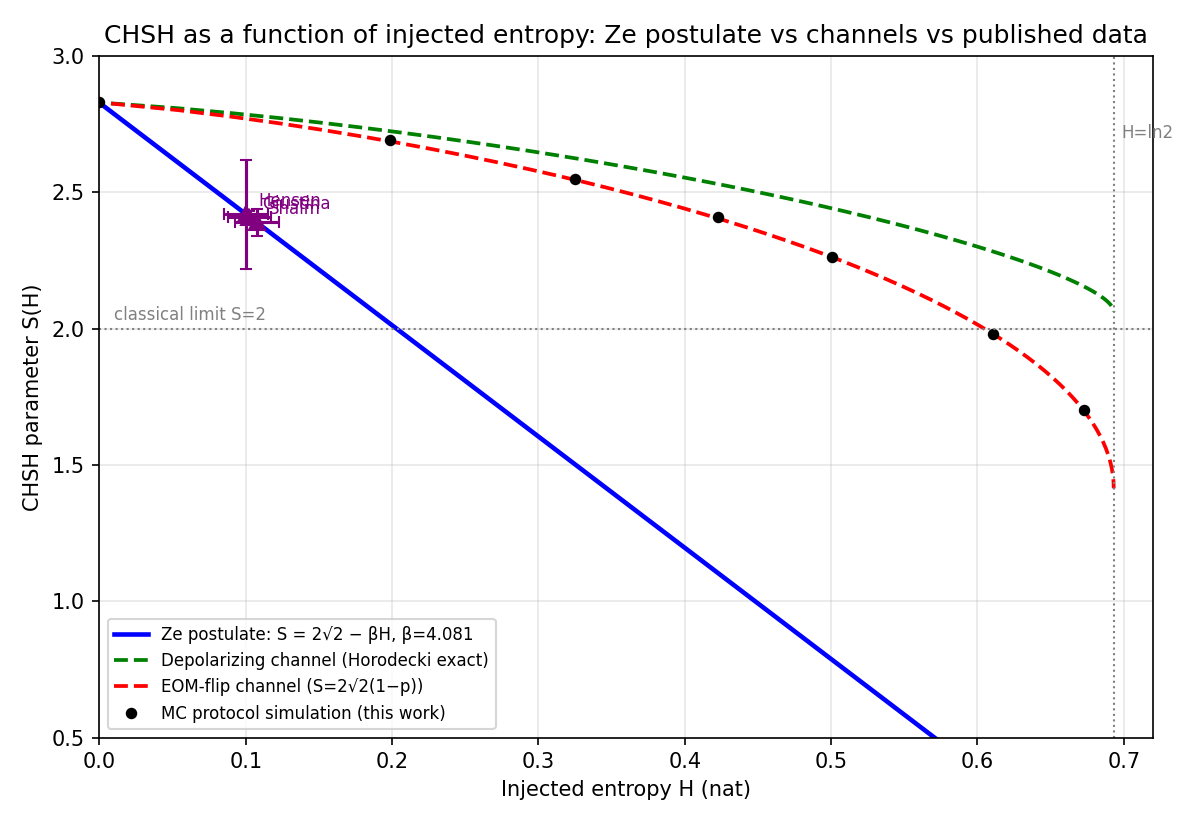

Reproduce this figure in Python.
#!/usr/bin/env python3
# -*- coding: utf-8 -*-
"""
Ze_CHSH numerical validation (2026-10-15)
=========================================
Собственные вычисления на основе ЧУЖИХ данных для статьи «A Falsifiable Prediction
for CHSH Violation as a Function of Injected Entropy».

Что делает:
1. Монте-Карло симуляция протокола §4: синглет |Psi->, настройки {0,45,22.5,67.5},
   на одном плече с вероятностью p EOM «сбрасывает» фотон в случайную поляризацию
   (классическая энтропия H = -p ln p -(1-p)ln(1-p)). Считаем S(p) и S(H).
2. Сравнение трёх моделей в координатах (H, S):
   (a) Ze-постулат:    S = 2√2 − βH, β = 2√2/ln2
   (b) EOM-канал:      S = 2√2(1 − p(H))  (симуляция протокола)
   (c) деполяризация:  S = 2√(1 + C(p)²), C(p) = max(0, 1−3p/2)  (Werner-смесь, точный Хородецки)
3. Анализ ЧУЖИХ данных loophole-free Bell-тестов:
   Hensen 2015 S=2.42±0.20; Giustina 2015 S=2.41±0.02; Shalm 2015 S=2.39±0.05
   -> H_Ze = (2√2 − S)/β  (соответствующая «естественная» энтропия по Ze)
4. Фигура PNG + таблица.
"""
import numpy as np
import matplotlib
matplotlib.use("Agg")
import matplotlib.pyplot as plt

LN2 = np.log(2)
BETA = 2*np.sqrt(2)/LN2          # Ze postulate 4.082
SQ2 = np.sqrt(2)

# --- CHSH settings (angles in rad): Alice {0,45}, Bob {22.5,67.5} ---
A = [0.0, np.pi/4]
B = [np.pi/8, 3*np.pi/8]

# CHSH sign scheme that yields +2√2 for the singlet: S = |E00 − E01 + E10 + E11|
SIGNS = [+1.0, -1.0, +1.0, +1.0]
PAIRS = [(0,0),(0,1),(1,0),(1,1)]

def chsh_simulate(p, shots=400_000, seed=0):
    """Monte-Carlo quantum protocol: singlet |Psi->, EOM-flip on Bob with prob p.
    Honest quantum measurement: r_B = -r_A with prob cos^2(a-b) (singlet), else +r_A.
    EOM flip: with prob p, r_B becomes an independent random bit (information erased)."""
    rng = np.random.default_rng(seed)
    rA = rng.choice([-1.0, 1.0], shots)
    S_total = 0.0
    for k,(ai,bi) in enumerate(PAIRS):
        a, b = A[ai], B[bi]
        same_phase = rng.random(shots) < np.cos(a-b)**2   # r_B = -r_A with prob cos^2(a-b)
        rB = np.where(same_phase, -rA, rA)
        flip = rng.random(shots) < p
        rB[flip] = rng.choice([-1.0, 1.0], int(flip.sum()))
        E = np.mean(rA*rB)
        S_total += SIGNS[k]*E
    return abs(S_total)

# --- Analytical models ---
def H_of_p(p):
    return -(p*np.log(p) + (1-p)*np.log(1-p)) if 0 < p < 1 else 0.0

def S_ze(H):
    return SQ2*2 - BETA*H

def S_eom(p):
    return 2*SQ2*(1-p)

def S_depolar(p):
    # Werner mixture: C = max(0, 1 - 3p/2); S = 2 sqrt(1+C^2)
    C = np.maximum(0.0, 1 - 1.5*p)
    return 2*np.sqrt(1 + C**2)

# --- Sweep p ---
ps = np.linspace(0.001, 0.5, 60)
Hp = np.array([H_of_p(p) for p in ps])
S_ze_curve   = np.array([S_ze(h) for h in Hp])
S_eom_curve  = np.array([S_eom(p) for p in ps])
S_dep_curve  = np.array([S_depolar(p) for p in ps])

# Monte-Carlo protocol simulation at selected p
mc_p  = [0.0, 0.05, 0.10, 0.15, 0.20, 0.30, 0.40]
mc_S  = [chsh_simulate(p, seed=42) for p in mc_p]
mc_H  = [H_of_p(p) for p in mc_p]
mc_Serr = 2/np.sqrt(400_000)  # ~0.003

# --- External published data (loophole-free Bell tests) ---
ext = [
    ("Hensen 2015 (Delft)", 2.42, 0.20),
    ("Giustina 2015 (Vienna)", 2.41, 0.02),
    ("Shalm 2015 (NIST)", 2.39, 0.05),
]
ext_rows = []
for name, S, err in ext:
    H_ze = (2*SQ2 - S)/BETA
    ext_rows.append((name, S, err, H_ze))

# --- Figure ---
fig, ax = plt.subplots(figsize=(8,5.5))
Hx = np.linspace(0, LN2, 200)
ax.plot(Hx, S_ze(Hx), "b-", lw=2.2, label=f"Ze postulate: S = 2√2 − βH, β={BETA:.3f}")
ax.plot(Hp, S_dep_curve, "g--", lw=1.8, label="Depolarizing channel (Horodecki exact)")
ax.plot(Hp, S_eom_curve, "r--", lw=1.8, label="EOM-flip channel (S=2√2(1−p))")
ax.plot(mc_H, mc_S, "k.", ms=9, label="MC protocol simulation (this work)")
for name,S,err,H_ze in ext_rows:
    ax.errorbar(H_ze, S, xerr=0.015, yerr=err, fmt="^", ms=8, color="purple", capsize=3)
    ax.annotate(name.split()[0], (H_ze, S), textcoords="offset points", xytext=(6,4), fontsize=8, color="purple")
ax.axhline(2.0, color="gray", ls=":", lw=1)
ax.text(0.01, 2.03, "classical limit S=2", fontsize=8, color="gray")
ax.axvline(LN2, color="gray", ls=":", lw=1)
ax.text(LN2+0.005, 2.7, "H=ln2", fontsize=8, color="gray")
ax.set_xlabel("Injected entropy H (nat)")
ax.set_ylabel("CHSH parameter S(H)")
ax.set_title("CHSH as a function of injected entropy: Ze postulate vs channels vs published data")
ax.legend(fontsize=8, loc="lower left")
ax.set_xlim(0, 0.72); ax.set_ylim(0.5, 3.0)
ax.grid(alpha=0.3)
plt.tight_layout()
plt.savefig("chsh_entropy_validation.png", dpi=150)
print("Saved: chsh_entropy_validation.png")

# --- Report ---
print("\n=== 1. Ze-постулат vs модели при H = 0.1 nat (S_loophole-free ≈ 2.4) ===")
h=0.1
print(f"  H=0.1: Ze S={S_ze(h):.3f}")
# find p for H=0.1
# invert H(p) numerically
def find_p(H):
    lo, hi = 1e-6, 0.999
    for _ in range(200):
        mid=(lo+hi)/2
        if H_of_p(mid)<H: lo=mid
        else: hi=mid
    return (lo+hi)/2
p01 = find_p(0.1)
print(f"  H=0.1 -> p={p01:.4f}; EOM S={S_eom(p01):.3f}; depolar S={S_depolar(p01):.3f}")

print("\n=== 2. Чужие данные loophole-free Bell (S -> H_Ze vs H_EOM) ===")
for name,S,err,H_ze in ext_rows:
    p_eom = 1 - S/(2*SQ2)
    print(f"  {name}: S={S:.2f}±{err:.2f} -> H_Ze={H_ze:.4f} nat | p_EOM={p_eom:.3f}, H_EOM={H_of_p(p_eom):.3f} nat")

print("\n=== 3. Monte-Carlo протокола (p -> S -> H) ===")
print("  p     H(nat)   S_MC      S_EOM    S_Ze(H)  S_depol")
for p,S in zip(mc_p,mc_S):
    Hh=H_of_p(p)
    print(f"  {p:4.2f}  {Hh:6.4f}  {S:6.3f}  {S_eom(p):6.3f}  {S_ze(Hh):6.3f}  {S_depolar(p):6.3f}")

# Chi2-ish deviation of published points from Ze line
print("\n=== 4. Согласованность чужих точек с Ze-линией ===")
for name,S,err,H_ze in ext_rows:
    pred = S_ze(H_ze)
    z = (S-pred)/err if err>0 else float('nan')
    print(f"  {name}: Ze-prediction at H_Ze={H_ze:.3f}: {pred:.3f}; |S−pred|/σ = {abs(z):.2f}")
